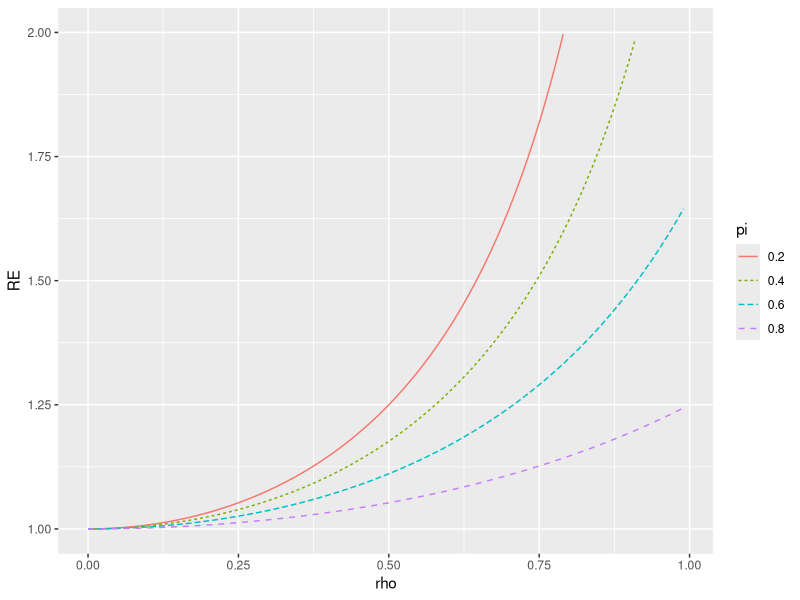

This figure's R source:
## ---- chunk 1
efficiency <- function(rho,pi) {
  stopifnot((pi <= 1) & (pi > 0))
  stopifnot((rho <= 1) & (rho >= -1))
  1/(1 - ((rho^2)*(1-pi)))
}
params <- expand.grid(rho = seq(0,0.8,0.2),
            pi = seq(0.8,0.2,by = -0.2))
vals <- rep(0,nrow(params))
for(i in 1:nrow(params)){
  vals[i] <- efficiency(params[i,1],params[i,2])
}
tab <- matrix(vals,nrow = length(unique(params$pi)),
              ncol = length(unique(params$rho)),
              byrow = TRUE)
tab <- round(tab,digits = 3)
colnames(tab) <- c("rho = 0","rho = 0.2","rho = 0.4","rho = 0.6","rho = 0.8")
rownames(tab) <- c("pi = 0.8","pi = 0.6","pi = 0.4","pi = 0.2")
knitr::kable(tab, format ="latex",
                 caption = "Relative Efficiency of Unified Estimate for Average",)
## ---- chunk 2
efficiency <- function(rho,pi) {
  stopifnot((pi <= 1) & (pi > 0))
  stopifnot((rho <= 1) & (rho >= -1))
  1/(1 - ((rho^2)*(1-pi)))
}
params <- expand.grid(rho = seq(0,0.99,by=0.01),
                      pi = seq(0.8,0.2,by=-0.2))
for(i in 1:nrow(params)) {
  params$RE[i] <- efficiency(params[i,"rho"],params[i,"pi"])
}
params$pi <- factor(params$pi)
replot <- ggplot2::ggplot(data = params, 
                          mapping = ggplot2::aes(x = rho,
                                                 y = RE,
                                                 group = pi,
                                                 colour = pi,
                                                 linetype = pi))+
  ggplot2::geom_line() +
  ggplot2::scale_y_continuous(limits = c(1,2))
suppressWarnings(print(replot))
